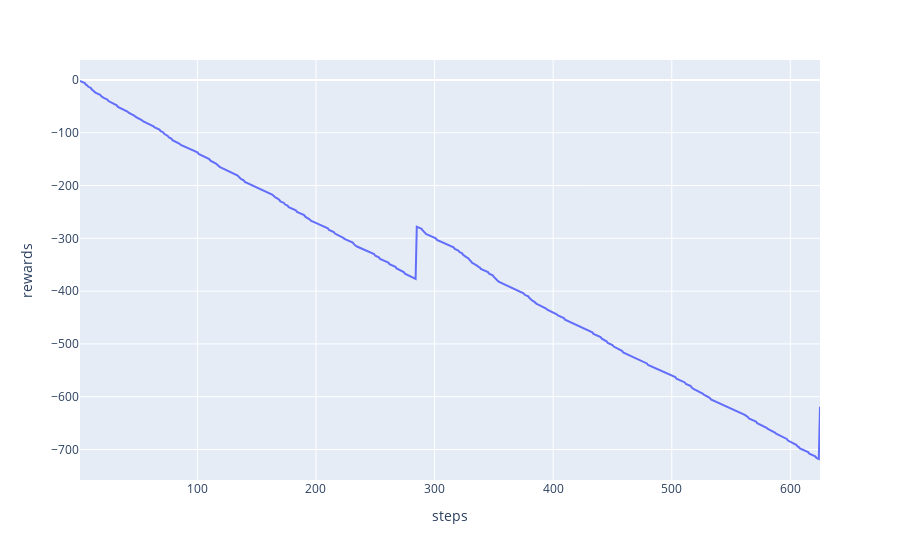

Notebook code cell kept with this figure:
### Code cell
df["steps"] = df["steps"].astype("int")
df["actions"] = df["actions"].astype("string")
df2 = pd.DataFrame(df.actions, df.action_num_val)

fig = px.line(df,x="steps", y="rewards")
fig.show()

### Figure 1 — Plotly figure (JSON) as saved in the notebook; plotly's stock layout.template omitted (floating-point values rounded to 4 significant figures; data arrays with more than 128 entries replaced by an {"elided": "..."} marker saying what was removed)
{"data": [{"hovertemplate": "steps=%{x}<br>rewards=%{y}<extra></extra>", "legendgroup": "", "line": {"color": "#636efa", "dash": "solid"}, "marker": {"symbol": "circle"}, "mode": "lines", "name": "", "orientation": "v", "showlegend": false, "type": "scatter", "x": {"elided": "625 int values"}, "xaxis": "x", "y": {"elided": "625 int values"}, "yaxis": "y"}], "layout": {"legend": {"tracegroupgap": 0}, "margin": {"t": 60}, "xaxis": {"anchor": "y", "domain": [0, 1], "title": {"text": "steps"}}, "yaxis": {"anchor": "x", "domain": [0, 1], "title": {"text": "rewards"}}}}
